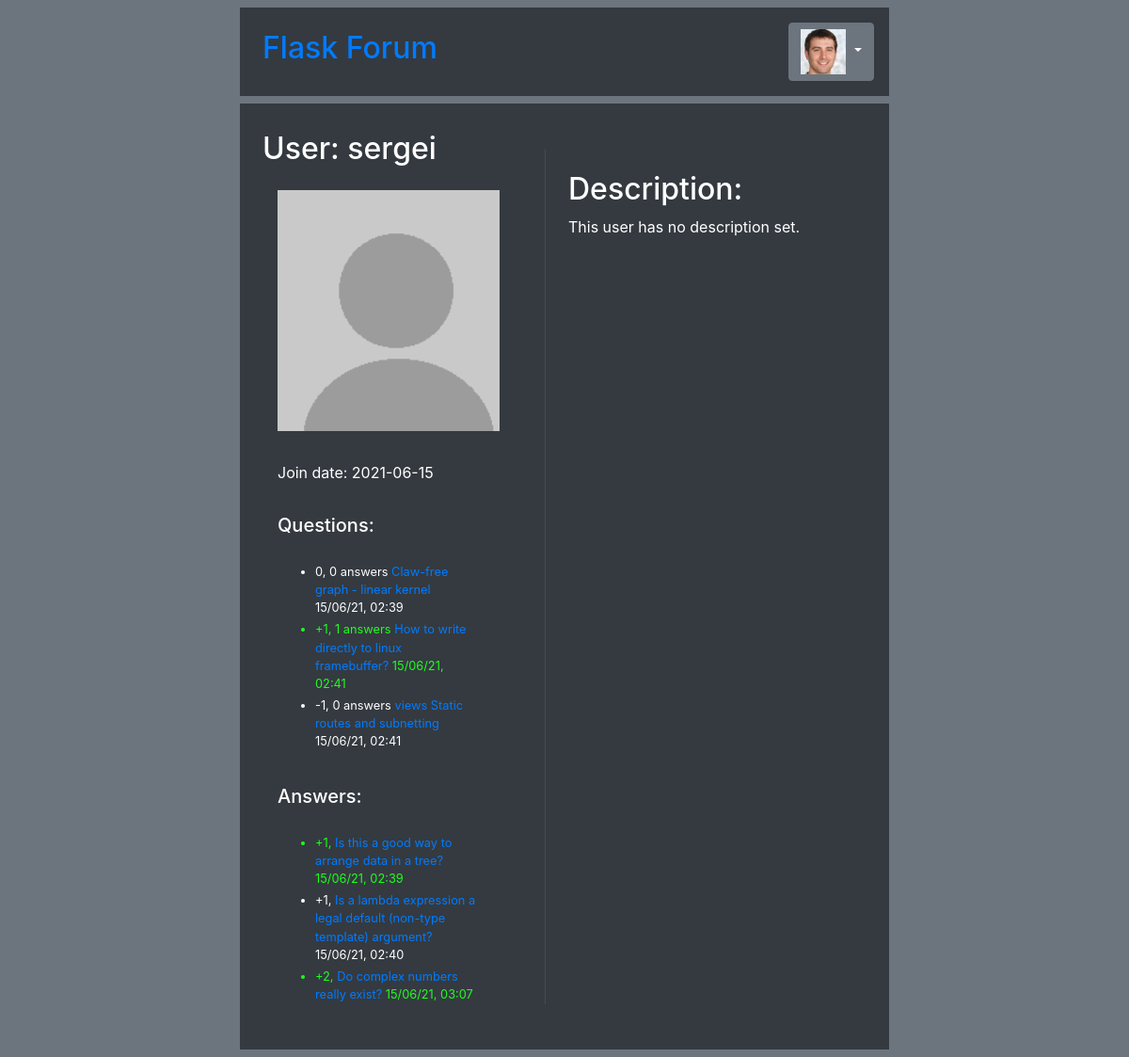
The page /user_profile/?user_id=5 (signed in) on the database its author committed.
### models.py (models this page shows)
class User(UserMixin, db.Model):
    __tablename__ = "users"
    id = Column(Integer, primary_key=True)
    email = Column(String(50), unique=True)
    name = Column(String(50))
    password = Column(String(100))
    join_date = Column(Date)
    description = Column(String(500))
    questions = relationship("Question")
    answers = relationship("Answer")
    votes = relationship("Vote")

class Post(db.Model):
    __tablename__ = "posts"
    id = Column(Integer, primary_key=True)
    author_id = Column(Integer, ForeignKey('users.id'))
    content = Column(String(1000))
    votes = relationship("Vote", lazy='dynamic')
    author = relationship("User")
    date = Column(DateTime)
    __mapper_args__ = {'polymorphic_identity':'posts'}

class Question(Post):
    __tablename__ = "questions"
    id = Column(Integer, ForeignKey('posts.id'), primary_key=True)
    title = Column(String(50))
    category_id = Column(Integer, ForeignKey('categories.id'))
    __mapper_args__ = {'polymorphic_identity':'questions'}

### views/profile.py (the view)
@user_profile_blueprint.route("/user_profile/")
def user_profile():
    data = utils.get_base_data()
    data['user_id'] = request.args.get('user_id')
    data['user'] = User.query.filter_by(id=int(data['user_id'])).first()
    answers = Answer.query.filter_by(author_id=int(data['user_id']))
    questions = Question.query.filter_by(author_id=int(data['user_id']))
    data['answers_data'] = utils.get_answers_data(answers)
    data['questions_data'] = utils.get_questions_data(questions)
    return render_template(
        'profile.html',
        data=data
    )

### main.py (called while the page is built)
@login_manager.user_loader
def load_user(user_id):
    return User.query.get(int(user_id))

### views/utils.py (called while the page is built)
def get_base_data():
    data = {}
    data['logged_user_id'] = current_user.id if current_user.is_authenticated else -1
    return data

def get_questions_data(questions):
    questions_data = []
    for question in questions:
        votes_up = question.votes.filter_by(is_up = True).count()
        votes_down = question.votes.filter_by(is_up = False).count()
        votes_sum = votes_up - votes_down
        question_answers = Answer.query.filter_by(question_id=question.id)
        questions_data.append({
            'question': question,
            'votes_sum': votes_sum,
            'answers_count': question_answers.count(),
            'author_name': question.author.name,
            'has_best': question_answers.filter_by(is_best=True).first() != None,
            'time': question.date.strftime('%d/%m/%y, %H:%M'),
        })
    return questions_data

def get_answers_data(answers):
    answers_data = []
    for answer in answers:
        votes_up = answer.votes.filter_by(is_up = True).count()
        votes_down = answer.votes.filter_by(is_up = False).count()
        votes_sum = votes_up - votes_down
        answers_data.append({
            'answer': answer,
            'question_title': Question.query.filter_by(id=int(answer.question_id)).first().title,
            'votes_sum': votes_sum,
            'is_best': answer.is_best,
            'time': answer.date.strftime('%d/%m/%y, %H:%M')
        })
    return answers_data

### templates/profile.html (shortened to what this page needs)
{% extends "base.html" %}
{% block content %}
<div class="d-flex flex-column bg-dark" style="width: 40%;">
    <div class="header p-4">
        <div class="d-flex">
            <h2>User: {{data.user.name}}</h2>
        </div>
        <div class="d-flex p-3">
            <img src="/static/profiles/{{data.user.id}}.jpg" height="256" width="256"/>
        </div>
        <div class="d-flex p-3">
            Join date: {{data.user.join_date}}
        </div>
        <div class="d-flex p-3">
            <h5>Questions:</h5>
        </div>
        <div class="d-flex pl-3">
            {% if data.questions_data|count > 0 %}
            <ul>
                {% for question_data in data.questions_data %}
                <li class="small my-1" {% if question_data.has_best %} style="color: rgb(31, 255, 31)" {% endif %}>
                {%if question_data.votes_sum > 0 %}
                    +{{question_data.votes_sum}},
                {% else %}
                    {{question_data.votes_sum}},
                {% endif %} {{question_data.answers_count}} answers
                <a href="{{url_for('question_blueprint.question', question_id=question_data.question.id)}}">
                    {{question_data.question.title}}
                </a>
                {{question_data.time}}
                </li>
                {% endfor %}
            </ul>
            {% else %}
                This user didn't ask any question yet.
            {% endif %}
        </div>
        <div class="d-flex p-3">
            <h5>Answers:</h5>
        </div>
        <div class="d-flex pl-3">
            {% if data.answers_data|count > 0 %}
            <ul>
                {% for answer_data in data.answers_data %}
                <li class="small my-1" {% if answer_data.is_best %} style="color: rgb(31, 255, 31)" {% endif %}>
                {%if answer_data.votes_sum > 0 %}
                    +{{answer_data.votes_sum}},
                {% else %}
                    {{answer_data.votes_sum}},
                {% endif %}
                <a href="{{url_for('question_blueprint.question', question_id=answer_data.answer.question_id, answer_id=answer_data.answer.id)}}">
                    {{answer_data.question_title}}
                </a>
                {{answer_data.time}}
                </li>
                {% endfor %}
            </ul>
            {% else %}
                This user didn't answer any question yet.
            {% endif %}
        </div>
    </div>
</div>
<div class="d-flex flex-column bg-dark p-5" style="width: 70%;">
    <div class="d-flex flex-column" style="border-left: 1px solid rgb(73, 73, 73); width: 100%; height: 100%;">
        <div class="d-flex mt-4 ml-4">
            <h2>Description:</h2>
        </div>
        <div class="d-flex ml-4">
            <p>
                {% if data.user.description %}
                    {{data.user.description}}
                {% else %}
                    This user has no description set.
                {% endif %}
            </p>
        </div>
    </div>
</div>
{% endblock %}

### static/styles/style.css (style rules this page uses)
.header { width: 100%; margin-top: 5px; margin-bottom: 5px; padding: 10px; color: white; }

### rows shown on the page
User: user.name "sergei", user.join_date "2021-06-15", votes_sum "0", answers_count "0", question "Claw-free graph - linear kernel", time "15/06/21, 02:39", votes_sum "1", answers_count "1", question "How to write directly to linux framebuffer?", time "15/06/21, 02:41", votes_sum "-1", question "views Static routes and subnetting"
Question: votes_sum "1", question_title "Is this a good way to arrange data in a tree?", time "15/06/21, 02:39"
Question: votes_sum "1", question_title "Is a lambda expression a legal default (non-type template) argument?", time "15/06/21, 02:40"
Question: votes_sum "2", question_title "Do complex numbers really exist?", time "15/06/21, 03:07"
